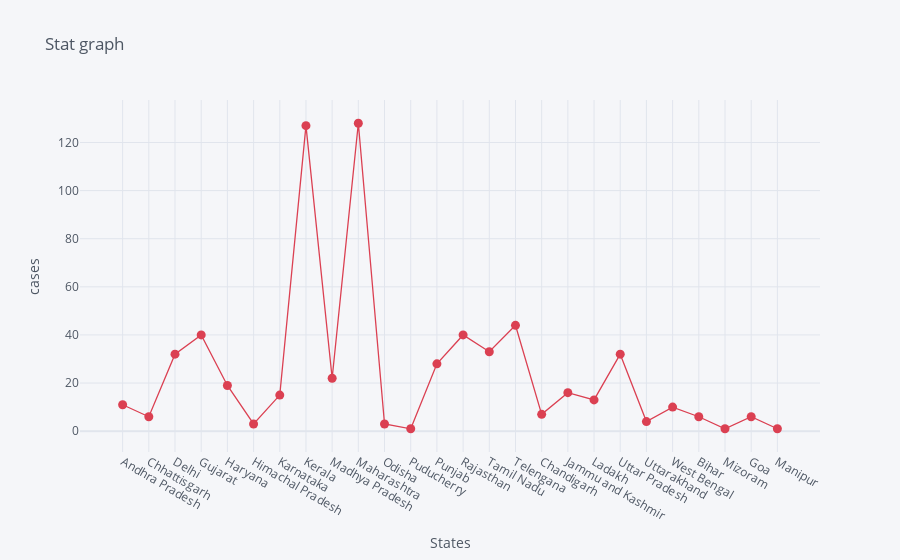

The notebook cell this image was saved under:
### Code cell
df.iplot(kind='scatter',x = 'Name of State / UT',y='Active cases', mode= 'markers+lines',title='Stat graph', xTitle='States'
         ,yTitle='cases', colors='red', size= 9)

### Figure 1 — Plotly figure (JSON) as saved in the notebook; plotly's stock layout.template omitted (floating-point values rounded to 4 significant figures)
{"data": [{"line": {"color": "rgba(219, 64, 82, 1.0)", "dash": "solid", "shape": "linear", "width": 1.3}, "marker": {"size": 9, "symbol": "circle"}, "mode": "markers+lines", "name": "Active cases", "text": "", "type": "scatter", "x": ["Andhra Pradesh", "Chhattisgarh", "Delhi", "Gujarat", "Haryana", "Himachal Pradesh", "Karnataka", "Kerala", "Madhya Pradesh", "Maharashtra", "Odisha", "Puducherry", "Punjab", "Rajasthan", "Tamil Nadu", "Telengana", "Chandigarh", "Jammu and Kashmir", "Ladakh", "Uttar Pradesh", "Uttarakhand", "West Bengal", "Bihar", "Mizoram", "Goa", "Manipur"], "y": [11, 6, 32, 40, 19, 3, 15, 127, 22, 128, 3, 1, 28, 40, 33, 44, 7, 16, 13, 32, 4, 10, 6, 1, 6, 1]}], "layout": {"legend": {"bgcolor": "#F5F6F9", "font": {"color": "#4D5663"}}, "paper_bgcolor": "#F5F6F9", "plot_bgcolor": "#F5F6F9", "title": {"font": {"color": "#4D5663"}, "text": "Stat graph"}, "xaxis": {"gridcolor": "#E1E5ED", "showgrid": true, "tickfont": {"color": "#4D5663"}, "title": {"font": {"color": "#4D5663"}, "text": "States"}, "zerolinecolor": "#E1E5ED"}, "yaxis": {"gridcolor": "#E1E5ED", "showgrid": true, "tickfont": {"color": "#4D5663"}, "title": {"font": {"color": "#4D5663"}, "text": "cases"}, "zerolinecolor": "#E1E5ED"}}}
